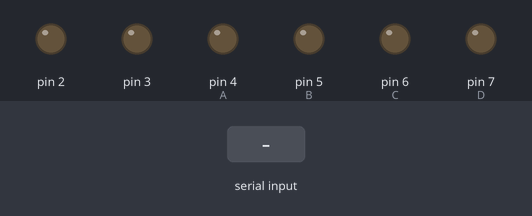
The sketch below on a simulated Arduino Uno, built with avr-gcc and run on an emulated ATmega328P. Parts: output pins drawn as LEDs (lit = HIGH). The test bench sets the inputs (shaded band).

Above: at 1.2 s.
1.3 s: "B" received over Serial
At 1.7 s:
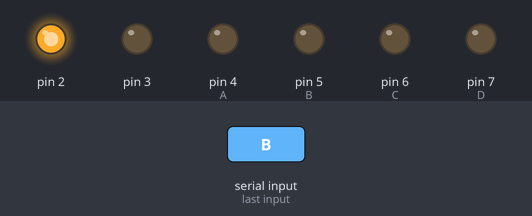
2.8 s: "C" received over Serial
At 4.0 s:
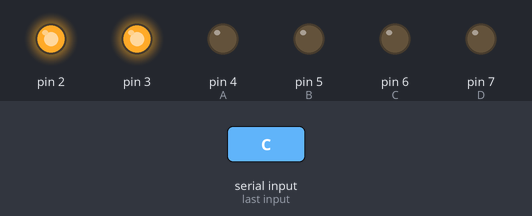
4.3 s: "b" received over Serial
At 5.2 s:
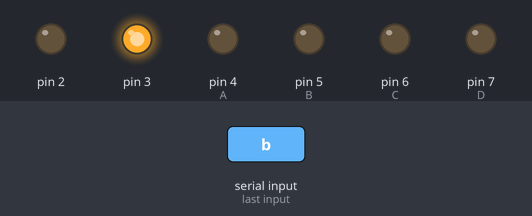
5.8 s: "D" received over Serial
At 6.3 s:
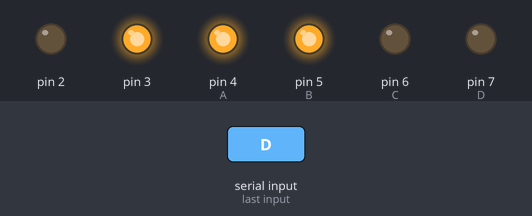
7.3 s: "c" received over Serial
At 8.5 s:
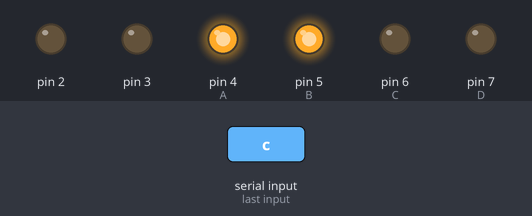
8.8 s: "d" received over Serial
At 9.8 s:
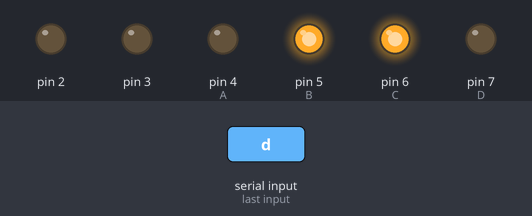
Timing chart, 0 to 11.3 s (numbered marks = the images above; inputs shaded):
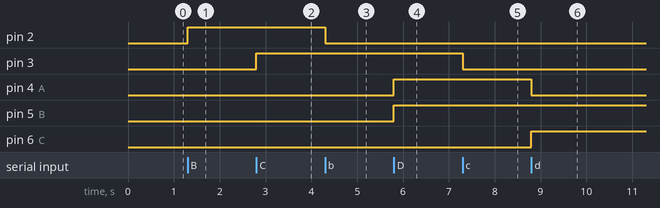

Measured:
- after the input at 1.3 s, pin 2: LOW → HIGH at once
- after the input at 2.8 s, pin 3: LOW → HIGH at once
- after the input at 4.3 s, pin 2: HIGH → LOW at once
- after the input at 5.8 s, pin 4 (A), pin 5 (B): LOW → HIGH at once
- after the input at 7.3 s, pin 3: HIGH → LOW at once
- after the input at 8.8 s, pin 4 (A): HIGH → LOW at once; pin 6 (C): LOW → HIGH at once

The sketch:

IoT_Blynk_MQTT_2.ino
```cpp
#include <LM35.h>
LM35 suhu(A2);
#define trig_pin 8 // pin trigger
#define echo_pin 9 // pin echo
int A=4;
int B=5;
int C=6;
int D=7;
long duration, distance;
void setup()
{
  Serial.begin(9600);
  pinMode(A2, INPUT);
  pinMode(2, OUTPUT);
  pinMode(3, OUTPUT);
  pinMode(trig_pin, OUTPUT);
  pinMode(echo_pin, INPUT);
  pinMode(A,OUTPUT); pinMode(B,OUTPUT);
  pinMode(C,OUTPUT); pinMode(D,OUTPUT);
}

void pergerakan_1()
{
  digitalWrite(A,1);
  digitalWrite(D,00);
  digitalWrite(B,1);
  digitalWrite(C,00);
}

void pergerakan_2()
{
  digitalWrite(A,00);
  digitalWrite(D,00);
  digitalWrite(B,1);
  digitalWrite(C,1);
}

void pergerakan_3()
{
  digitalWrite(A,00);
  digitalWrite(D,1);
  digitalWrite(B,00);
  digitalWrite(C,1);
}

void pergerakan_4()
{
  digitalWrite(A,1);
  digitalWrite(D,1);
  digitalWrite(B,00);
  digitalWrite(C,00);
}

void loop()
{
  if(Serial.available()>0)
  {
    char cmd = Serial.read();
    if(cmd == 'A')
    {
     float in = analogRead(A2);
     in = in * 0.48828125;
      Serial.println(in);
    }
    else if (cmd == 'b')
    {
      digitalWrite(2, LOW);
    }
    else if (cmd == 'B')
    {
      digitalWrite(2, HIGH);
    }
    else if (cmd == 'c')
    {
      digitalWrite(3, LOW);
    }
    else if (cmd == 'C')
    {
      digitalWrite(3, HIGH);
    }
    else if (cmd == 'D')
    {
      pergerakan_1();
    }
    else if (cmd == 'd')
    {
      pergerakan_2();
    }
     else if (cmd == 'E')
    {
      pergerakan_3();
    }
    else if (cmd == 'e')
    {
      pergerakan_4();
    }


  }
}
```
